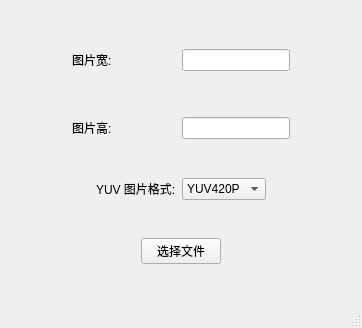
<?xml version="1.0" encoding="UTF-8"?>
<ui version="4.0">
 <class>MainWindow</class>
 <widget class="QMainWindow" name="MainWindow">
  <property name="geometry">
   <rect>
    <x>0</x>
    <y>0</y>
    <width>362</width>
    <height>328</height>
   </rect>
  </property>
  <property name="sizePolicy">
   <sizepolicy hsizetype="Preferred" vsizetype="Preferred">
    <horstretch>0</horstretch>
    <verstretch>0</verstretch>
   </sizepolicy>
  </property>
  <property name="windowTitle">
   <string>MainWindow</string>
  </property>
  <widget class="QWidget" name="centralwidget">
   <property name="sizePolicy">
    <sizepolicy hsizetype="Preferred" vsizetype="Preferred">
     <horstretch>0</horstretch>
     <verstretch>0</verstretch>
    </sizepolicy>
   </property>
   <layout class="QVBoxLayout" name="verticalLayout">
    <item>
     <spacer name="verticalSpacer_3">
      <property name="orientation">
       <enum>Qt::Vertical</enum>
      </property>
      <property name="sizeHint" stdset="0">
       <size>
        <width>20</width>
        <height>40</height>
       </size>
      </property>
     </spacer>
    </item>
    <item>
     <layout class="QHBoxLayout" name="horizontalLayout">
      <item>
       <spacer name="horizontalSpacer_7">
        <property name="orientation">
         <enum>Qt::Horizontal</enum>
        </property>
        <property name="sizeHint" stdset="0">
         <size>
          <width>40</width>
          <height>20</height>
         </size>
        </property>
       </spacer>
      </item>
      <item>
       <widget class="QLabel" name="widthLabel">
        <property name="text">
         <string>图片宽:</string>
        </property>
       </widget>
      </item>
      <item>
       <spacer name="horizontalSpacer">
        <property name="orientation">
         <enum>Qt::Horizontal</enum>
        </property>
        <property name="sizeHint" stdset="0">
         <size>
          <width>40</width>
          <height>20</height>
         </size>
        </property>
       </spacer>
      </item>
      <item>
       <widget class="QLineEdit" name="widthEdit"/>
      </item>
      <item>
       <spacer name="horizontalSpacer_8">
        <property name="orientation">
         <enum>Qt::Horizontal</enum>
        </property>
        <property name="sizeHint" stdset="0">
         <size>
          <width>40</width>
          <height>20</height>
         </size>
        </property>
       </spacer>
      </item>
     </layout>
    </item>
    <item>
     <spacer name="verticalSpacer">
      <property name="orientation">
       <enum>Qt::Vertical</enum>
      </property>
      <property name="sizeHint" stdset="0">
       <size>
        <width>20</width>
        <height>40</height>
       </size>
      </property>
     </spacer>
    </item>
    <item>
     <layout class="QHBoxLayout" name="horizontalLayout_2">
      <item>
       <spacer name="horizontalSpacer_5">
        <property name="orientation">
         <enum>Qt::Horizontal</enum>
        </property>
        <property name="sizeHint" stdset="0">
         <size>
          <width>40</width>
          <height>20</height>
         </size>
        </property>
       </spacer>
      </item>
      <item>
       <widget class="QLabel" name="heightLabel">
        <property name="text">
         <string>图片高:</string>
        </property>
       </widget>
      </item>
      <item>
       <spacer name="horizontalSpacer_2">
        <property name="orientation">
         <enum>Qt::Horizontal</enum>
        </property>
        <property name="sizeHint" stdset="0">
         <size>
          <width>40</width>
          <height>20</height>
         </size>
        </property>
       </spacer>
      </item>
      <item>
       <widget class="QLineEdit" name="heightEdit"/>
      </item>
      <item>
       <spacer name="horizontalSpacer_6">
        <property name="orientation">
         <enum>Qt::Horizontal</enum>
        </property>
        <property name="sizeHint" stdset="0">
         <size>
          <width>40</width>
          <height>20</height>
         </size>
        </property>
       </spacer>
      </item>
     </layout>
    </item>
    <item>
     <spacer name="verticalSpacer_2">
      <property name="orientation">
       <enum>Qt::Vertical</enum>
      </property>
      <property name="sizeHint" stdset="0">
       <size>
        <width>20</width>
        <height>24</height>
       </size>
      </property>
     </spacer>
    </item>
    <item>
     <layout class="QHBoxLayout" name="horizontalLayout_4">
      <item>
       <spacer name="horizontalSpacer_9">
        <property name="orientation">
         <enum>Qt::Horizontal</enum>
        </property>
        <property name="sizeHint" stdset="0">
         <size>
          <width>40</width>
          <height>20</height>
         </size>
        </property>
       </spacer>
      </item>
      <item>
       <widget class="QLabel" name="label">
        <property name="text">
         <string>YUV 图片格式:</string>
        </property>
       </widget>
      </item>
      <item>
       <widget class="QComboBox" name="comboBox">
        <item>
         <property name="text">
          <string>YUV420P</string>
         </property>
        </item>
        <item>
         <property name="text">
          <string>Single Y</string>
         </property>
        </item>
        <item>
         <property name="text">
          <string>Single U</string>
         </property>
        </item>
        <item>
         <property name="text">
          <string>Single V</string>
         </property>
        </item>
       </widget>
      </item>
      <item>
       <spacer name="horizontalSpacer_10">
        <property name="orientation">
         <enum>Qt::Horizontal</enum>
        </property>
        <property name="sizeHint" stdset="0">
         <size>
          <width>40</width>
          <height>20</height>
         </size>
        </property>
       </spacer>
      </item>
     </layout>
    </item>
    <item>
     <spacer name="verticalSpacer_4">
      <property name="orientation">
       <enum>Qt::Vertical</enum>
      </property>
      <property name="sizeHint" stdset="0">
       <size>
        <width>20</width>
        <height>23</height>
       </size>
      </property>
     </spacer>
    </item>
    <item>
     <layout class="QHBoxLayout" name="horizontalLayout_3">
      <item>
       <spacer name="horizontalSpacer_3">
        <property name="orientation">
         <enum>Qt::Horizontal</enum>
        </property>
        <property name="sizeHint" stdset="0">
         <size>
          <width>40</width>
          <height>20</height>
         </size>
        </property>
       </spacer>
      </item>
      <item>
       <widget class="QPushButton" name="selectionButton">
        <property name="text">
         <string>选择文件</string>
        </property>
       </widget>
      </item>
      <item>
       <spacer name="horizontalSpacer_4">
        <property name="orientation">
         <enum>Qt::Horizontal</enum>
        </property>
        <property name="sizeHint" stdset="0">
         <size>
          <width>40</width>
          <height>20</height>
         </size>
        </property>
       </spacer>
      </item>
     </layout>
    </item>
    <item>
     <spacer name="verticalSpacer_5">
      <property name="orientation">
       <enum>Qt::Vertical</enum>
      </property>
      <property name="sizeHint" stdset="0">
       <size>
        <width>20</width>
        <height>24</height>
       </size>
      </property>
     </spacer>
    </item>
   </layout>
  </widget>
  <widget class="QStatusBar" name="statusbar"/>
 </widget>
 <resources/>
 <connections/>
</ui>
